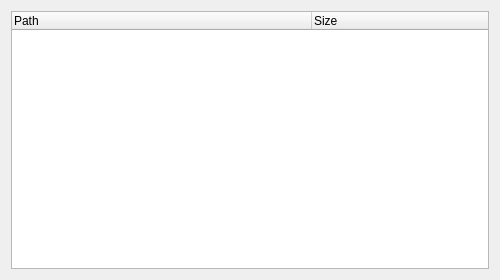
<?xml version="1.0" encoding="UTF-8"?>
<ui version="4.0">
 <class>XuizDialog</class>
 <widget class="QDialog" name="XuizDialog">
  <property name="geometry">
   <rect>
    <x>0</x>
    <y>0</y>
    <width>500</width>
    <height>280</height>
   </rect>
  </property>
  <property name="minimumSize">
   <size>
    <width>450</width>
    <height>230</height>
   </size>
  </property>
  <property name="windowTitle">
   <string>XUIZ Dialog</string>
  </property>
  <property name="windowIcon">
   <iconset resource="Resources.qrc">
    <normaloff>:/Images/Leaner24.png</normaloff>:/Images/Leaner24.png</iconset>
  </property>
  <layout class="QVBoxLayout" name="verticalLayout">
   <item>
    <widget class="QTreeWidget" name="treeWidget">
     <attribute name="headerDefaultSectionSize">
      <number>300</number>
     </attribute>
     <column>
      <property name="text">
       <string>Path</string>
      </property>
     </column>
     <column>
      <property name="text">
       <string>Size</string>
      </property>
     </column>
    </widget>
   </item>
  </layout>
 </widget>
 <resources>
  <include location="Resources.qrc"/>
 </resources>
 <connections/>
</ui>
